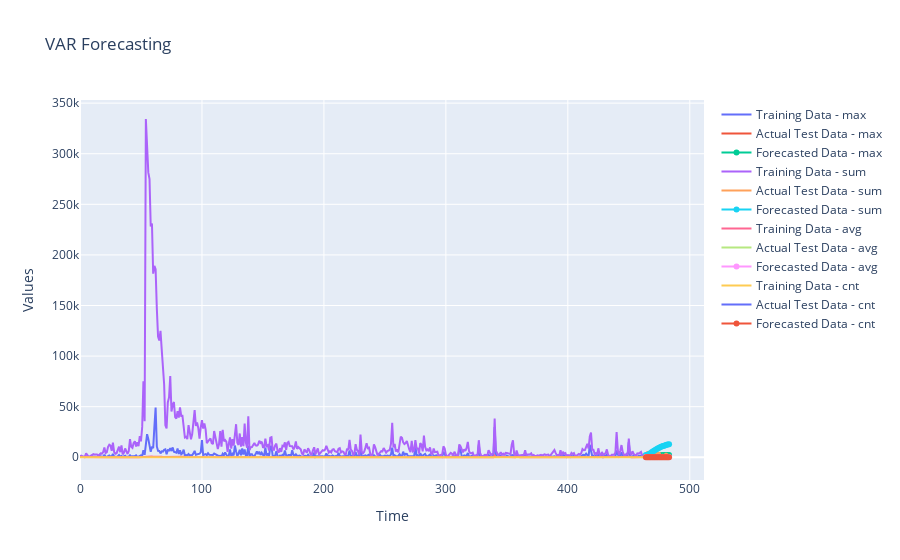

This figure's notebook cell:
### Code cell
import numpy as np
import pandas as pd
import statsmodels.api as sm
from statsmodels.tsa.api import VAR
import plotly.express as px
import plotly.graph_objects as go

# Generate or load your multivariate time series data (replace with your actual data)
# Example data with two variables (var1 and var2)
data = pd.DataFrame({
    'max': max_news['max'],
    'sum': sum_news['sum'],
    'avg': avg_news['avg'],
    'cnt': cnt_news['cnt'],
})

# Split the data into training and testing sets (adjust as needed)
train_data = data.iloc[:-20, :]
test_data = data.iloc[-20:, :]

# Fit the VAR model
model = VAR(train_data)
model_fitted = model.fit()

# Check the optimal lag order (AIC criterion)
lag_order = model_fitted.k_ar
print("Optimal Lag Order:", lag_order)

# Forecast future values
forecast = model_fitted.forecast(train_data.values[-lag_order:], steps=len(test_data))

# Create a DataFrame for the forecasted values
forecast_df = pd.DataFrame(forecast, columns=train_data.columns)

fig = go.Figure()

# Add training data, actual test data, and forecasted data for var1
fig.add_trace(go.Scatter(x=train_data.index, y=train_data['max'], mode='lines', name='Training Data - max'))
fig.add_trace(go.Scatter(x=test_data.index, y=test_data['max'], mode='lines', name='Actual Test Data - max'))
fig.add_trace(go.Scatter(x=test_data.index, y=forecast_df['max'], mode='lines+markers', name='Forecasted Data - max'))

# Add training data, actual test data, and forecasted data for var2
fig.add_trace(go.Scatter(x=train_data.index, y=train_data['sum'], mode='lines', name='Training Data - sum'))
fig.add_trace(go.Scatter(x=test_data.index, y=test_data['sum'], mode='lines', name='Actual Test Data - sum'))
fig.add_trace(go.Scatter(x=test_data.index, y=forecast_df['sum'], mode='lines+markers', name='Forecasted Data - sum'))

# Add training data, actual test data, and forecasted data for var3
fig.add_trace(go.Scatter(x=train_data.index, y=train_data['avg'], mode='lines', name='Training Data - avg'))
fig.add_trace(go.Scatter(x=test_data.index, y=test_data['avg'], mode='lines', name='Actual Test Data - avg'))
fig.add_trace(go.Scatter(x=test_data.index, y=forecast_df['avg'], mode='lines+markers', name='Forecasted Data - avg'))

# Add training data, actual test data, and forecasted data for var4
fig.add_trace(go.Scatter(x=train_data.index, y=train_data['cnt'], mode='lines', name='Training Data - cnt'))
fig.add_trace(go.Scatter(x=test_data.index, y=test_data['cnt'], mode='lines', name='Actual Test Data - cnt'))
fig.add_trace(go.Scatter(x=test_data.index, y=forecast_df['cnt'], mode='lines+markers', name='Forecasted Data - cnt'))

# Customize the layout
fig.update_layout(
    title="VAR Forecasting",
    xaxis_title="Time",
    yaxis_title="Values",
    showlegend=True
)

# Show the interactive plot
fig.show()

### Figure 1 — Plotly figure (JSON) as saved in the notebook; plotly's stock layout.template omitted (floating-point values rounded to 4 significant figures; data arrays with more than 128 entries replaced by an {"elided": "..."} marker saying what was removed)
{"data": [{"mode": "lines", "name": "Training Data - max", "type": "scatter", "x": {"elided": "464 int values"}, "y": {"elided": "464 int values"}}, {"mode": "lines", "name": "Actual Test Data - max", "type": "scatter", "x": [464, 465, 466, 467, 468, 469, 470, 471, 472, 473, 474, 475, 476, 477, 478, 479, 480, 481, 482, 483], "y": [537, 938, 505, 492, 985, 220, 459, 520, 752, 1930, 290, 1483, 241, 101, 209, 453, 789, 485, 521, 456]}, {"mode": "lines+markers", "name": "Forecasted Data - max", "type": "scatter", "x": [464, 465, 466, 467, 468, 469, 470, 471, 472, 473, 474, 475, 476, 477, 478, 479, 480, 481, 482, 483], "y": [1128.0, 1294.0, 1418.0, 1515.0, 1598.0, 1672.0, 1741.0, 1803.0, 1860.0, 1913.0, 1961.0, 2005.0, 2045.0, 2082.0, 2116.0, 2146.0, 2175.0, 2200.0, 2224.0, 2245.0]}, {"mode": "lines", "name": "Training Data - sum", "type": "scatter", "x": {"elided": "464 int values"}, "y": {"elided": "464 int values"}}, {"mode": "lines", "name": "Actual Test Data - sum", "type": "scatter", "x": [464, 465, 466, 467, 468, 469, 470, 471, 472, 473, 474, 475, 476, 477, 478, 479, 480, 481, 482, 483], "y": [2787, 5094, 4766, 2215, 4303, 926, 1776, 3241, 4540, 5009, 1832, 5123, 1868, 326, 2234, 1223, 3455, 3382, 2535, 2029]}, {"mode": "lines+markers", "name": "Forecasted Data - sum", "type": "scatter", "x": [464, 465, 466, 467, 468, 469, 470, 471, 472, 473, 474, 475, 476, 477, 478, 479, 480, 481, 482, 483], "y": [2176.0, 2300.0, 2810.0, 3504.0, 4290.0, 5109.0, 5927.0, 6721.0, 7478.0, 8191.0, 8857.0, 9475.0, 10050.0, 10570.0, 11060.0, 11500.0, 11910.0, 12280.0, 12620.0, 12930.0]}, {"mode": "lines", "name": "Training Data - avg", "type": "scatter", "x": {"elided": "464 int values"}, "y": {"elided": "464 float values"}}, {"mode": "lines", "name": "Actual Test Data - avg", "type": "scatter", "x": [464, 465, 466, 467, 468, 469, 470, 471, 472, 473, 474, 475, 476, 477, 478, 479, 480, 481, 482, 483], "y": [107.2, 108.4, 116.2, 88.6, 143.4, 66.14, 126.9, 108.0, 126.1, 161.6, 76.33, 197.0, 74.72, 46.57, 65.71, 61.15, 98.71, 86.72, 74.56, 225.4]}, {"mode": "lines+markers", "name": "Forecasted Data - avg", "type": "scatter", "x": [464, 465, 466, 467, 468, 469, 470, 471, 472, 473, 474, 475, 476, 477, 478, 479, 480, 481, 482, 483], "y": [174.5, 174.7, 178.0, 181.7, 185.2, 188.5, 191.5, 194.3, 196.9, 199.2, 201.4, 203.3, 205.1, 206.8, 208.3, 209.7, 211.0, 212.1, 213.2, 214.1]}, {"mode": "lines", "name": "Training Data - cnt", "type": "scatter", "x": {"elided": "464 int values"}, "y": {"elided": "464 int values"}}, {"mode": "lines", "name": "Actual Test Data - cnt", "type": "scatter", "x": [464, 465, 466, 467, 468, 469, 470, 471, 472, 473, 474, 475, 476, 477, 478, 479, 480, 481, 482, 483], "y": [26, 47, 41, 25, 30, 14, 14, 30, 36, 31, 24, 26, 25, 7, 34, 20, 35, 39, 34, 9]}, {"mode": "lines+markers", "name": "Forecasted Data - cnt", "type": "scatter", "x": [464, 465, 466, 467, 468, 469, 470, 471, 472, 473, 474, 475, 476, 477, 478, 479, 480, 481, 482, 483], "y": [22.17, 26.11, 29.03, 31.39, 33.39, 35.13, 36.65, 38.01, 39.22, 40.3, 41.29, 42.17, 42.98, 43.71, 44.38, 44.98, 45.53, 46.04, 46.5, 46.92]}], "layout": {"showlegend": true, "title": {"text": "VAR Forecasting"}, "xaxis": {"title": {"text": "Time"}}, "yaxis": {"title": {"text": "Values"}}}}
